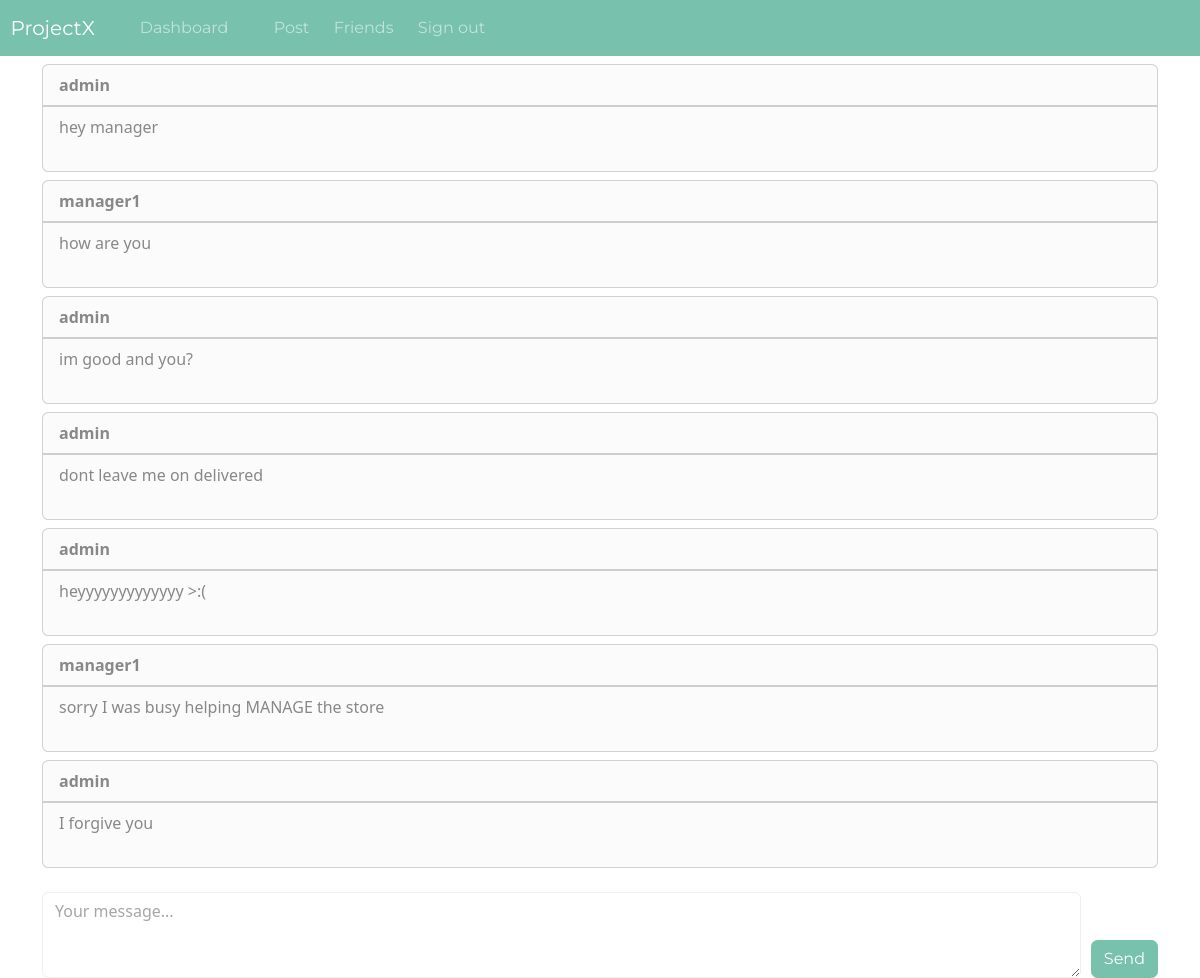
The app's page /messages/2/ (signed in) with its own data.
### databaseApp/models.py (models this page shows)
class Message(models.Model):
    body= models.TextField()
    msg_sender= models.ForeignKey(User, on_delete=models.CASCADE,related_name='sent_messages')
    msg_receiver= models.ForeignKey(User, on_delete=models.CASCADE,related_name='received_messages')
    def __str__(self):
        return self.body

### databaseApp/views.py (the view, shortened to what this page needs)
# urls.py: path('messages/<int:pk>/', views.messages, name="messages"),
def messages(request,pk):
    target_user = get_object_or_404(User, pk=pk)
    user= request.user
    condition_a = Q(msg_sender=user, msg_receiver=target_user)
    condition_b = Q(msg_sender=target_user, msg_receiver=user)
    messages = Message.objects.filter(condition_a | condition_b).order_by('id')
    context={
        'messages':messages
    }
    return render(request, 'messages.html', context=context)

### databaseApp/templates/messages.html (shortened to what this page needs)
{% extends 'base.html' %}
{% load crispy_forms_tags %}
{% block content %}
    {% for message in messages %}
             <div class ="card mt-2">
            <div class="card-header"><strong>{{message.msg_sender}}</strong>
            </div>
            <div class="card-footer">
                <div>
                    {{message}}
                </div>
                    <br>
            </div>
        </div>
    {% endfor %}
    <br>
    <div class="fixed-center-wrapper">
        <form method="POST" class="d-flex align-items-end w-100" style="gap: 10px;">
            <textarea
                class="form-control"
                rows="3"
                placeholder="Your message..."
                name="msg-txt"
                style="flex-grow: 1;"
            ></textarea>
            <button type="submit" class="btn btn-primary">Send</button>
        </form>
    </div>
{% endblock %}

### records on screen
Message: msg_sender "admin", body "hey manager"
Message: msg_sender "manager1", body "how are you"
Message: msg_sender "admin", body "im good and you?"
Message: msg_sender "admin", body "dont leave me on delivered"
Message: msg_sender "admin", body "heyyyyyyyyyyyyy >:("
Message: msg_sender "manager1", body "sorry I was busy helping MANAGE the store"
Message: msg_sender "admin", body "I forgive you"
